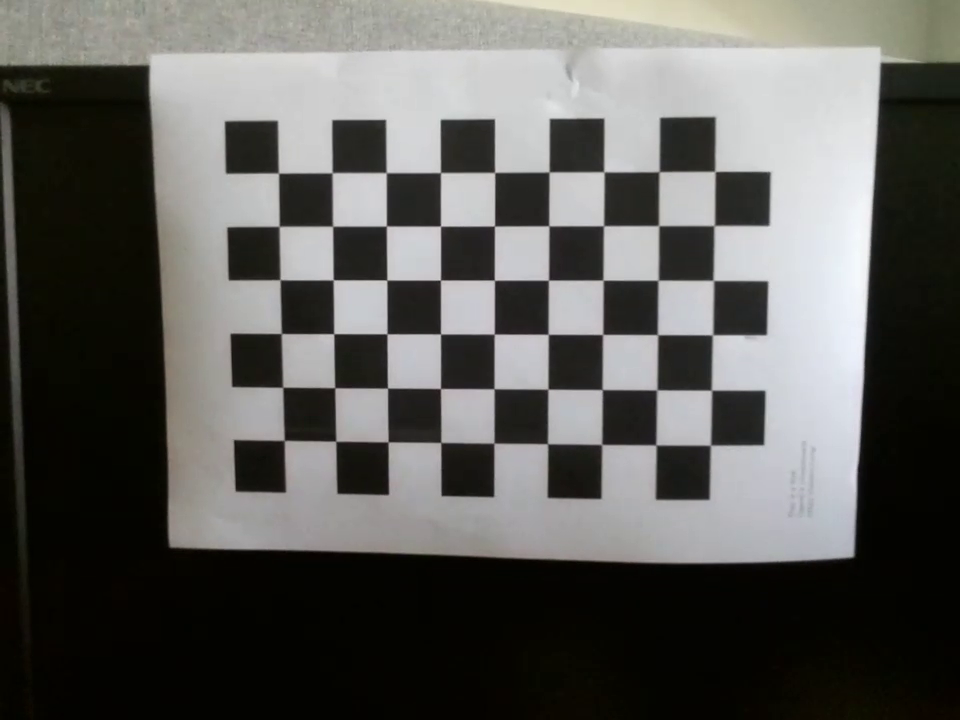
#> input picture My_files/pictures/1716899511.5436969.png, 960 x 720 px; its folder holds only this picture in this run
$ python camera_calibration.py
#> lines starting #> are read from the running program, lines starting #| are printed output that depends on the picture; after the words box and inside, x2 and y2 are one past the last pixel; in counts of white or black regions, pixels touching at a corner belong together; long printed decimals are rounded
#!/usr/bin/env python

'''
Welcome to the Camera Calibration Program!

This program:
  - Performs camera calibration using a chessboard.
'''

from __future__ import print_function # Python 2/3 compatibility
import cv2 # Import the OpenCV library to enable computer vision
import numpy as np # Import the NumPy scientific computing library
import glob # Used to get retrieve files that have a specified pattern

# Project: Camera Calibration Using Python and OpenCV
# Date created: 12/19/2021
# Python version: 3.8

# Chessboard dimensions
number_of_squares_X = 10 # Number of chessboard squares along the x-axis
number_of_squares_Y = 7  # Number of chessboard squares along the y-axis
nX = number_of_squares_X - 1 # Number of interior corners along x-axis
nY = number_of_squares_Y - 1 # Number of interior corners along y-axis
square_size = 0.022 # Size, in meters, of a square side

# Set termination criteria. We stop either when an accuracy is reached or when
# we have finished a certain number of iterations.
criteria = (cv2.TERM_CRITERIA_EPS + cv2.TERM_CRITERIA_MAX_ITER, 30, 0.001)

# Define real world coordinates for points in the 3D coordinate frame
# Object points are (0,0,0), (1,0,0), (2,0,0) ...., (5,8,0)
object_points_3D = np.zeros((nX * nY, 3), np.float32)

# These are the x and y coordinates
object_points_3D[:,:2] = np.mgrid[0:nY, 0:nX].T.reshape(-1, 2)

object_points_3D = object_points_3D * square_size

# Store vectors of 3D points for all chessboard images (world coordinate frame)
object_points = []

# Store vectors of 2D points for all chessboard images (camera coordinate frame)
image_points = []

def main():

  # Get the file path for images in the current directory
  images = glob.glob('*.png')

  # Go through each chessboard image, one by one
  for image_file in images:

    # Load the image
    image = cv2.imread(image_file)
#> image is the input picture: shape (720, 960, 3); mean B, G, R 89.6, 92.7, 93.1

    # Convert the image to grayscale
    gray = cv2.cvtColor(image, cv2.COLOR_BGR2GRAY)

    # Find the corners on the chessboard
    success, corners = cv2.findChessboardCorners(gray, (nY, nX), None)
#> success = True; corners = 54 rows, first 8: [284.8, 438.4], [282.5, 387], [281.5, 334], [280.6, 279.2], [279, 226.3], [278.5, 173.1], [335.4, 440.7], [335.2, 388]

    # If the corners are found by the algorithm, draw them
    if success == True:

      # Append object points
      object_points.append(object_points_3D)

      # Find more exact corner pixels
      corners_2 = cv2.cornerSubPix(gray, corners, (11,11), (-1,-1), criteria)
#> corners_2 = 54 rows, first 8: [284.2, 440.4], [282.7, 387.2], [281.3, 333.5], [280.1, 279.7], [279.1, 226.4], [278.5, 173.1], [335.8, 441.3], [334.7, 387.7]

      # Append image points
      image_points.append(corners_2)

      # Draw the corners
      cv2.drawChessboardCorners(image, (nY, nX), corners_2, success)
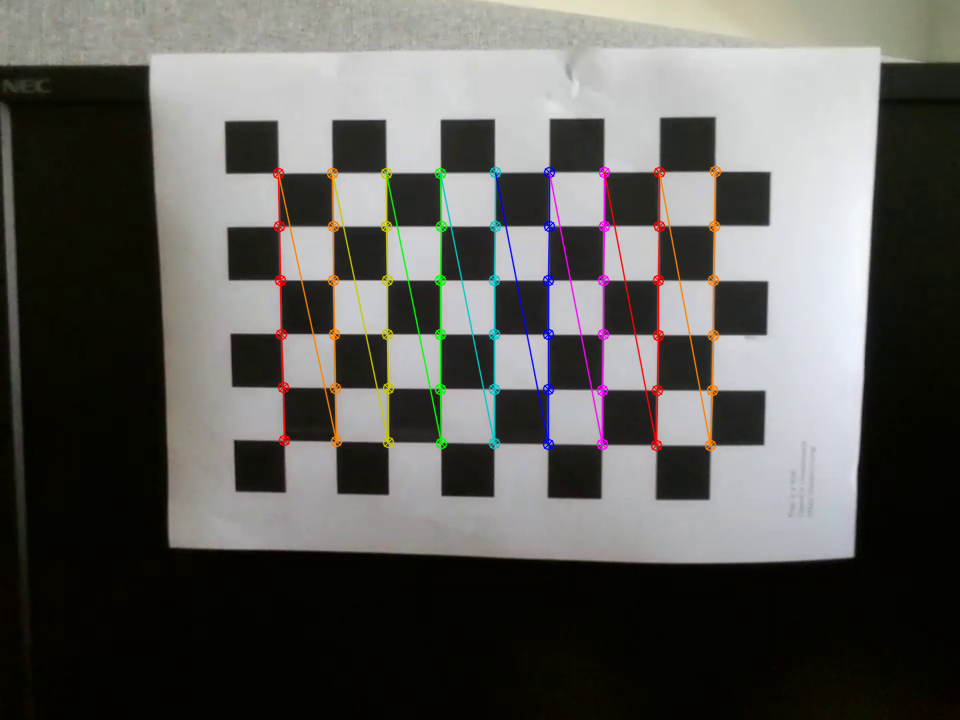
#> image: shape (720, 960, 3); 2.64% of pixels changed, all inside (x1, y1, x2, y2) = (272, 165, 722, 452)

      # Display the image. Used for testing.
      cv2.imshow("Image", image)

      # Display the window for a short period. Used for testing.
      cv2.waitKey(1000)

  # Perform camera calibration to return the camera matrix, distortion coefficients, rotation and translation vectors etc
  ret, mtx, dist, rvecs, tvecs = cv2.calibrateCamera(object_points,
                                                    image_points,
                                                    gray.shape[::-1],
                                                    None,
                                                    None)
#> ret = 0.416; mtx = [[958.2, 0, 823.6], [0, 952.2, 487], [0, 0, 1]]; dist = [[-0.312, 0.636, 0.00323, -0.0211, -0.551]]; rvecs = ([0.0401, 0.0835, -1.55],); tvecs = ([-0.22, -0.0198, 0.383],)

  # Save parameters to a file
  cv_file = cv2.FileStorage('calibration_chessboard.yaml', cv2.FILE_STORAGE_WRITE)
  cv_file.write('K', mtx)
  cv_file.write('D', dist)
  cv_file.release()

  # Load the parameters from the saved file
  cv_file = cv2.FileStorage('calibration_chessboard.yaml', cv2.FILE_STORAGE_READ)
  mtx = cv_file.getNode('K').mat()
  dst = cv_file.getNode('D').mat()
  cv_file.release()

  # Display key parameter outputs of the camera calibration process
  print("Camera matrix:")
  print(mtx)

  print("\n Distortion coefficient:")
  print(dist)
#| [[-0.3121  0.6359  0.003227 -0.02105 -0.5507]]

  # Close all windows
  cv2.destroyAllWindows()

if __name__ == '__main__':
  print(__doc__)
  main()

$ run again, on My_files/pictures/1716899532.2079194.png
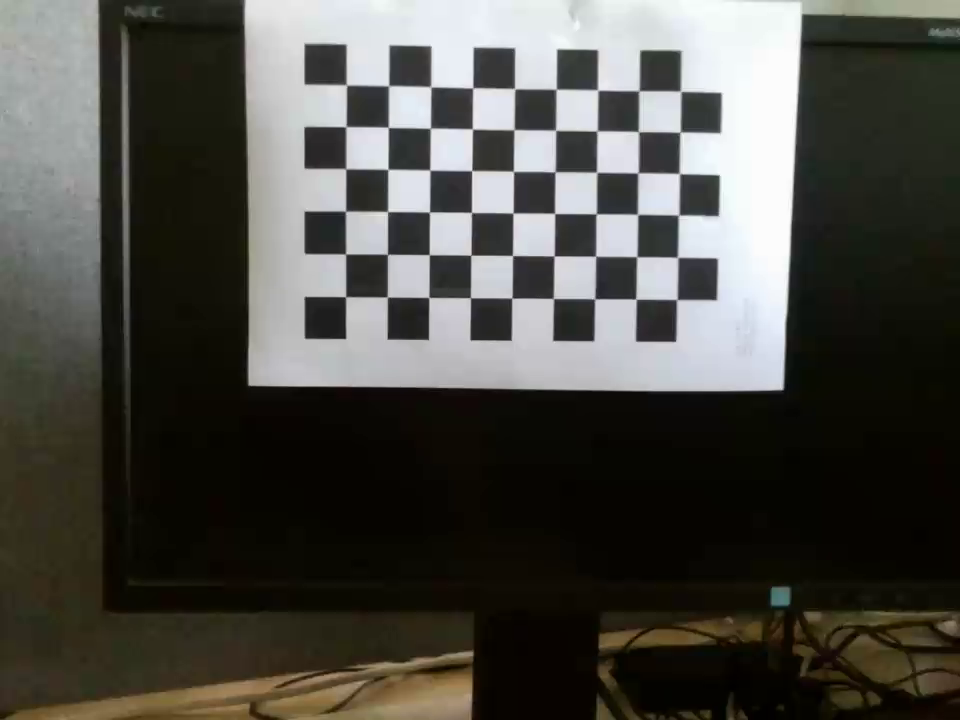
#> input picture My_files/pictures/1716899532.2079194.png, 960 x 720 px
#> in main, image is the input picture: shape (720, 960, 3); mean B, G, R 70, 75.6, 76.5
#> in main, `gray = cv2.cvtColor(image, cv2.COLOR_BGR2GRAY)`:
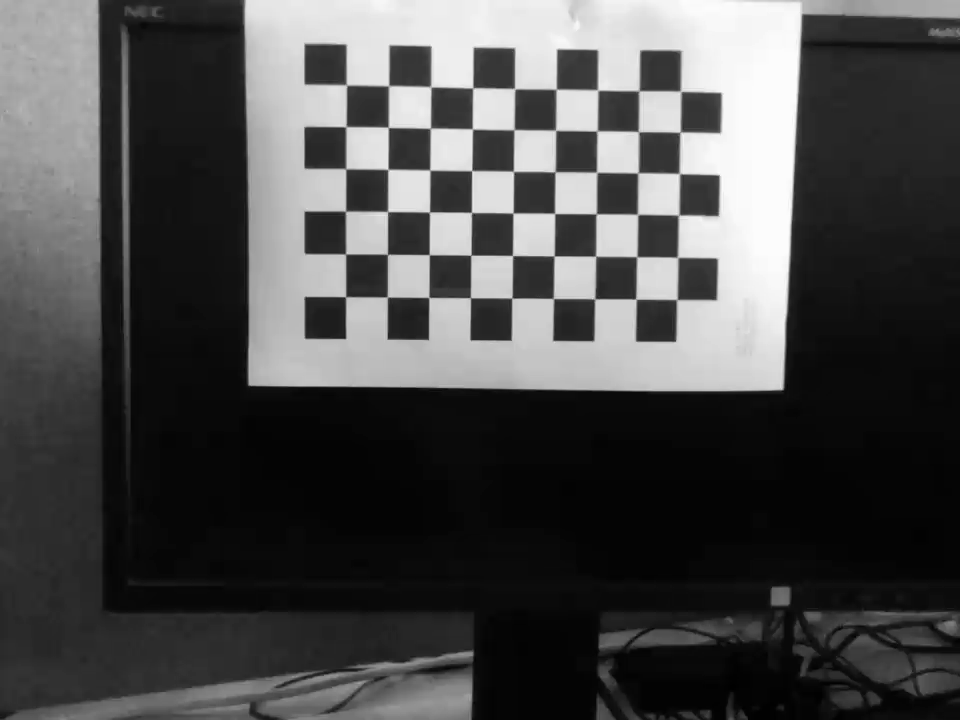
#> gray: shape (720, 960); min 0, max 255, mean 75.2
#> success = True; corners = 54 rows, first 8: [345.3, 296.9], [345.3, 253.7], [345.1, 211.8], [345.8, 169.2], [345.8, 126.9], [346.9, 84.83], [386.3, 296.5], [387.5, 254.4]
#> corners_2 = 54 rows, first 8: [345.6, 296.7], [345.6, 254], [345.5, 211.2], [345.7, 168.6], [345.9, 126.7], [346.4, 84.96], [387.3, 297], [387.4, 254.3]
#> in main, `cv2.drawChessboardCorners(image, (nY, nX), corners_2, success)`:
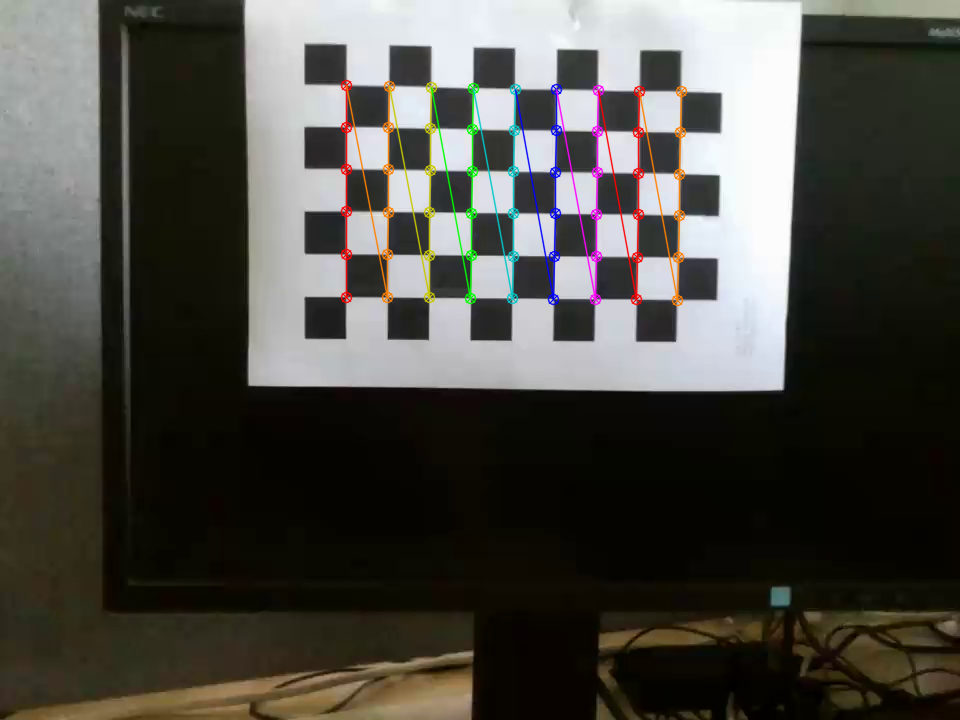
#> image: shape (720, 960, 3); 2.18% of pixels changed, all inside (x1, y1, x2, y2) = (340, 79, 688, 307)
#> ret = 0.547; mtx = [[7463.4, 0, 486.4], [0, 6863.4, 368], [0, 0, 1]]; dist = [[15.75, -4194.2, 0.139, 0.0473, -14.02]]; rvecs = ([0.347, -0.333, -1.54],); tvecs = ([-0.0675, -0.0373, 3.55],)
#| [[ 1.57526485e+01 -4.19421359e+03  1.38697908e-01  4.72507886e-02
#|   -1.40235457e+01]]

$ run again, on My_files/pictures/1716899536.754437.png
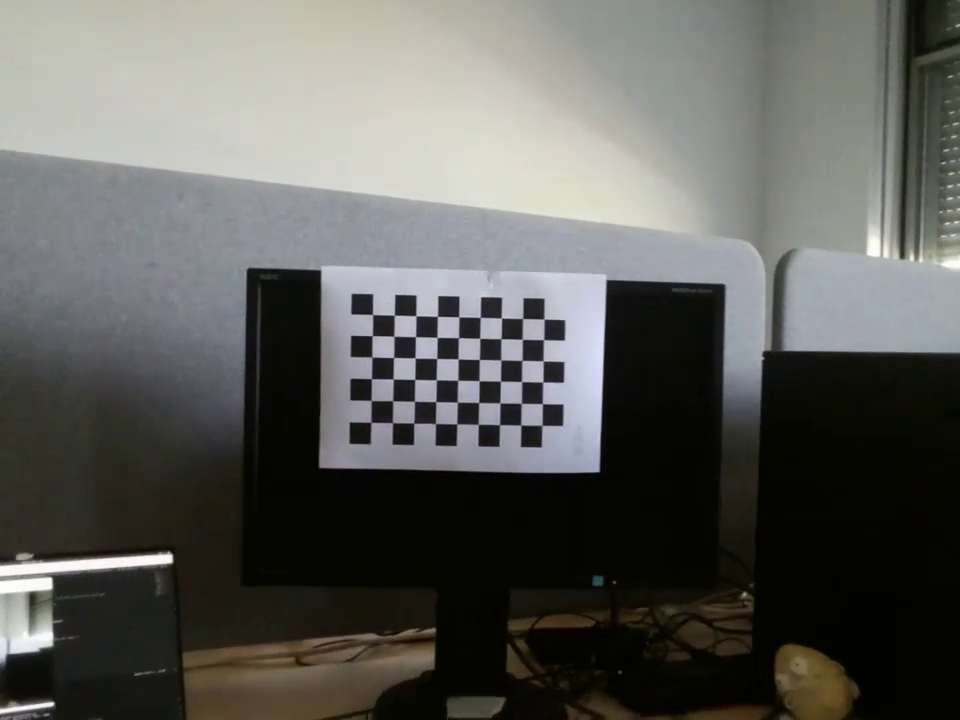
#> input picture My_files/pictures/1716899536.754437.png, 960 x 720 px
#> in main, image is the input picture: shape (720, 960, 3); mean B, G, R 90.2, 93.9, 93.9
#> in main, `gray = cv2.cvtColor(image, cv2.COLOR_BGR2GRAY)`:
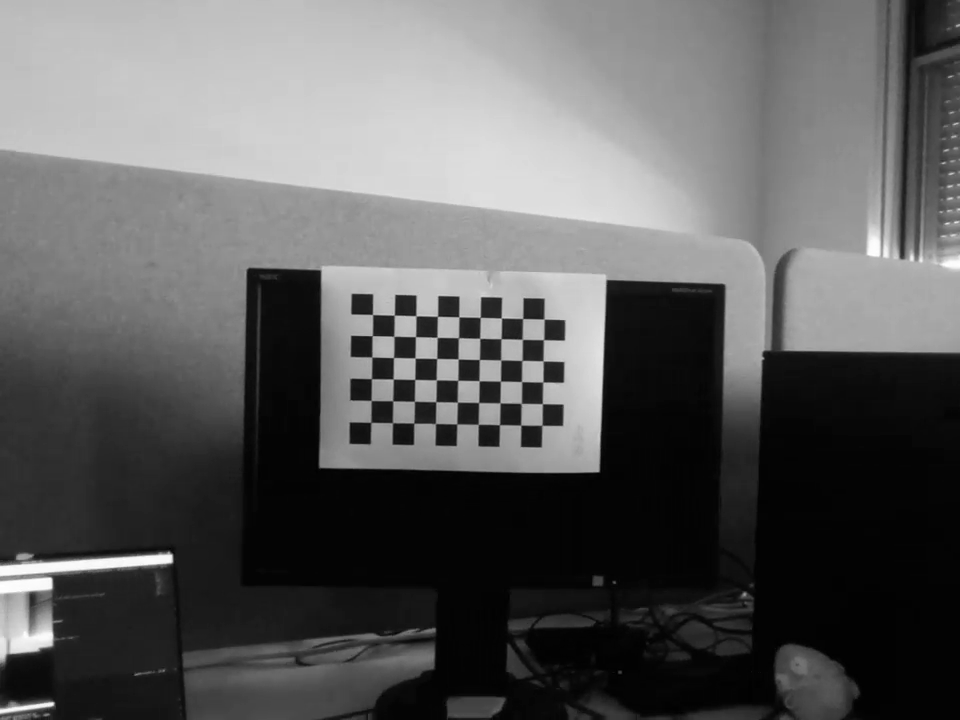
#> gray: shape (720, 960); min 0, max 255, mean 93.4
#> success = True; corners = 54 rows, first 8: [370.9, 422.5], [371.2, 400.4], [371.3, 378.7], [371.8, 357], [372.2, 335.7], [372.4, 314.5], [392.7, 422.9], [392.7, 400.8]
#> corners_2 = 54 rows, first 8: [370.9, 422.4], [371.2, 400.5], [371.4, 378.7], [371.9, 356.9], [372.2, 335.7], [372.6, 314.5], [392.5, 422.7], [392.7, 400.8]
#> in main, `cv2.drawChessboardCorners(image, (nY, nX), corners_2, success)`:
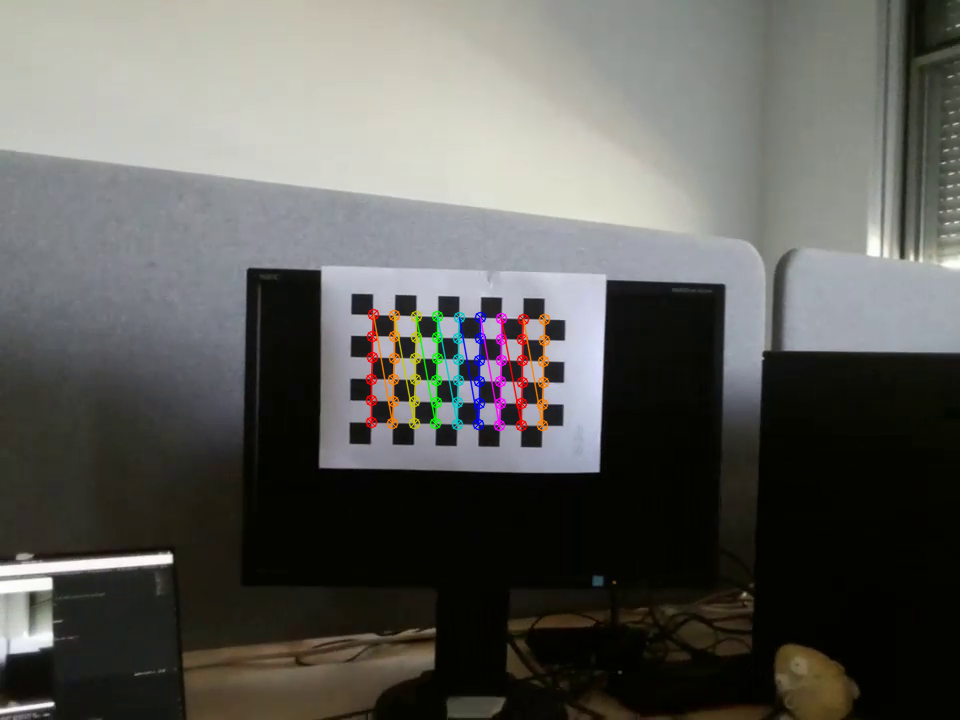
#> image: shape (720, 960, 3); 1.37% of pixels changed, all inside (x1, y1, x2, y2) = (365, 308, 551, 432)
#> ret = 0.262; mtx = [[1822, 0, 462.5], [0, 1793.6, 345.3], [0, 0, 1]]; dist = [[5.51, -1195.5, 0.0403, 0.00962, -13.78]]; rvecs = ([0.109, -0.161, -1.55],); tvecs = ([-0.0924, 0.078, 1.84],)
#| [[ 5.50760975e+00 -1.19554759e+03  4.02754674e-02  9.61990184e-03
#|   -1.37808321e+01]]

$ run again, on My_files/pictures/1716899546.1119812.png
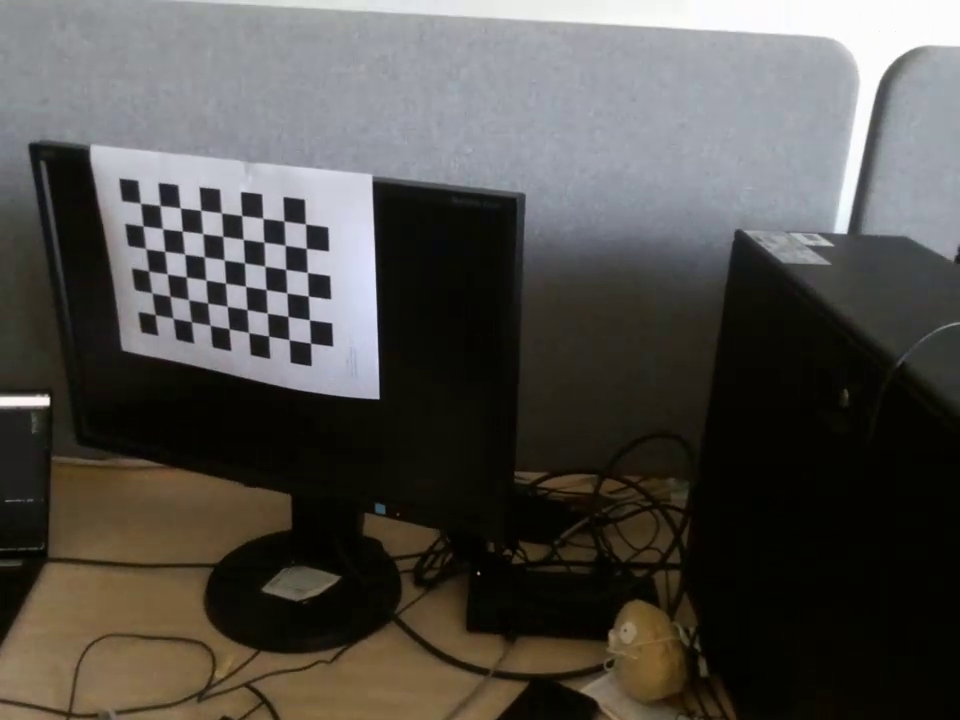
#> input picture My_files/pictures/1716899546.1119812.png, 960 x 720 px
#> in main, image is the input picture: shape (720, 960, 3); mean B, G, R 75.4, 79.6, 82.1
#> in main, `gray = cv2.cvtColor(image, cv2.COLOR_BGR2GRAY)`:
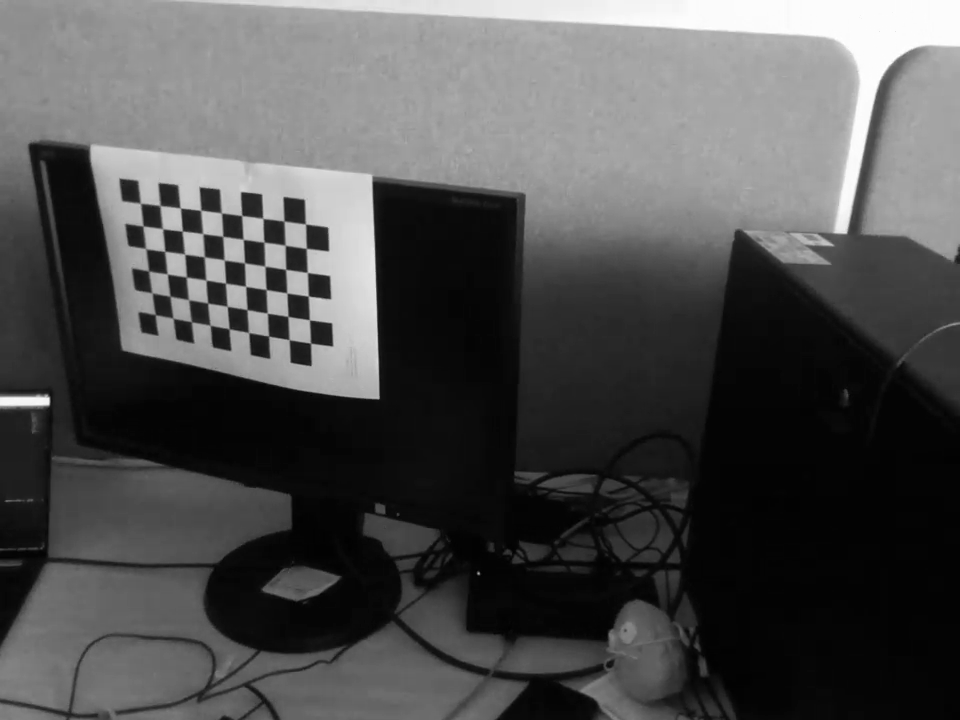
#> gray: shape (720, 960); min 0, max 255, mean 79.8
#> success = True; corners = 54 rows, first 8: [155.6, 314.7], [152.5, 292.6], [148.8, 271.5], [145.7, 248.5], [143.2, 226.1], [140.3, 203.1], [173, 318.3], [170.5, 296.4]
#> corners_2 = 54 rows, first 8: [155.2, 314.7], [151.9, 292.8], [148.6, 271], [145.7, 248.6], [142.9, 226], [140.4, 203.2], [173.1, 318.2], [169.9, 296.3]
#> in main, `cv2.drawChessboardCorners(image, (nY, nX), corners_2, success)`:
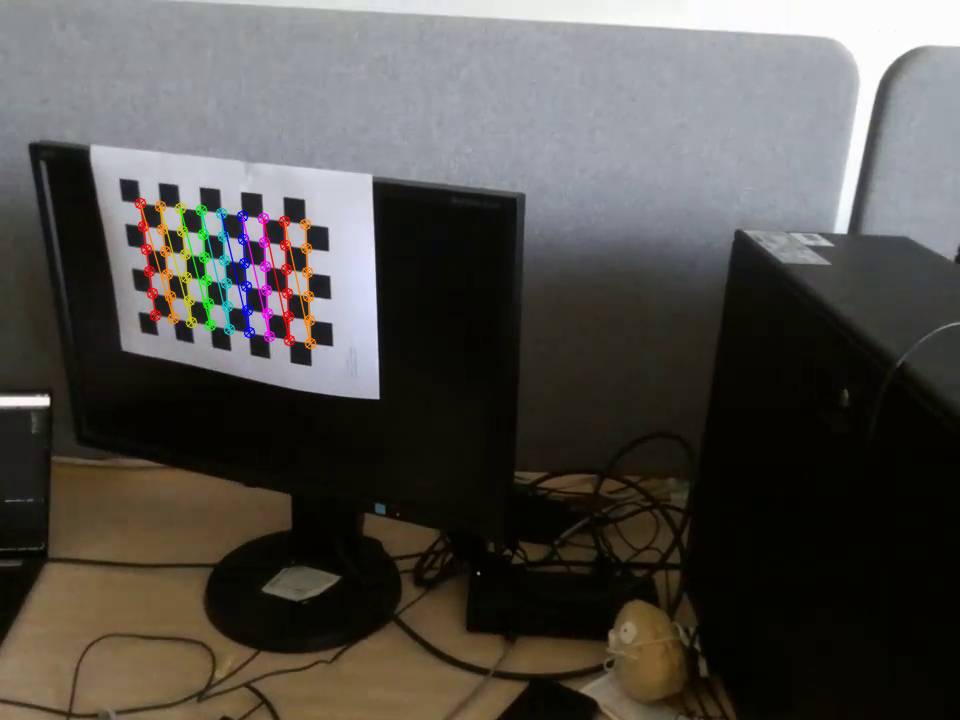
#> image: shape (720, 960, 3); 1.43% of pixels changed, all inside (x1, y1, x2, y2) = (134, 197, 317, 350)
#> ret = 0.318; mtx = [[736.7, 0, 467.5], [0, 950.7, 398.5], [0, 0, 1]]; dist = [[-1.98, 2.37, -0.0776, -0.262, -0.252]]; rvecs = ([0.332, 0.49, -1.42],); tvecs = ([-0.339, -0.0669, 0.85],)
#| [[-1.979  2.370 -0.07759 -0.2618 -0.2521]]
